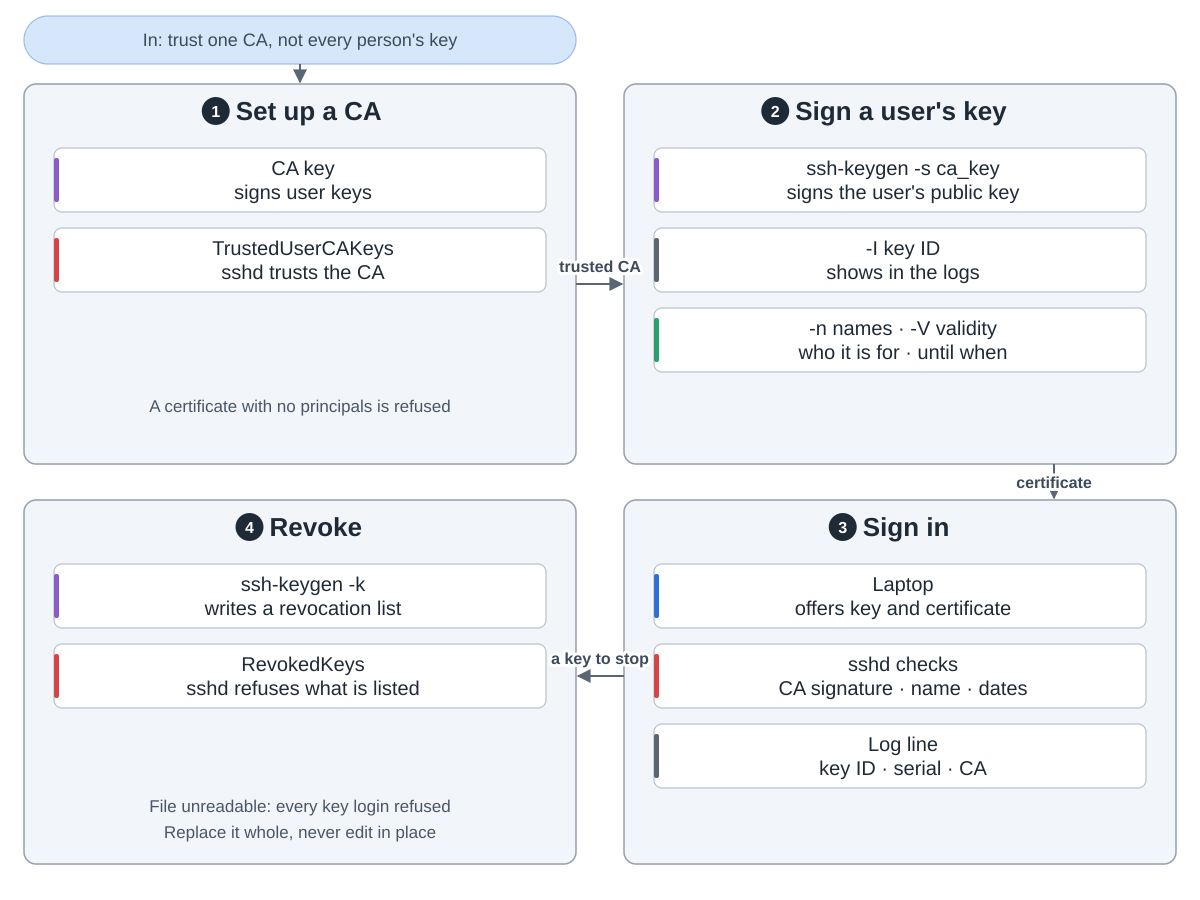

Reproduce this figure in Python.
"""SSH user certificates for a jump host: set up a CA, sign a user's key, sign in, revoke.
Snake order: 1 set up a CA (top left) -> 2 sign a key (top right) -> 3 sign in (bottom right)
-> 4 revoke (bottom left).
Drawn from openssh/openssh-portable at commit 6a46ea6 (ssh-keygen.1 CERTIFICATES, -s -I -n -V -k;
sshd_config.5 TrustedUserCAKeys, RevokedKeys; auth.c format_method_key).
Run: python3 certs.py"""
import sys
from pathlib import Path

sys.path.insert(0, str(Path(__file__).resolve().parents[2] / "tools"))
from archdiagram import Diagram, L, R, GW, T1, H1, T2, H2  # noqa: E402

d = Diagram("SSH certificates for a jump host",
            "In: many people and many servers; trust one certificate authority instead of copying each "
            "person's key around. "
            "1 Set up a CA: a CA key signs user keys; sshd's TrustedUserCAKeys lists the CA, so the server "
            "trusts the CA, not each key. A certificate with no principals is refused. "
            "2 Sign a user's key: ssh-keygen -s with the CA key signs the user's public key; -I sets a key ID "
            "that shows in the logs; -n names the principals, usually user names; -V sets when it is valid; without it the certificate never expires. "
            "3 Sign in: the laptop offers the key and its certificate; sshd checks the CA signature, the name "
            "and the dates; the log line names the key ID, serial and CA. "
            "4 Revoke: ssh-keygen -k writes a key revocation list; sshd's RevokedKeys refuses every key in "
            "it. If that file can't be read, all key logins are refused; replace it whole, never edit it in "
            "place.")

d.pill(L, 16, GW, 48, "In: trust one CA, not every person's key")
d.arrow(f"M{L + GW / 2} 64V{T1 - 2}")

d.group(L, T1, GW, H1, "Set up a CA", 1)
d.column(L, T1, [("CA key|signs user keys", "write"),
                 ("TrustedUserCAKeys|sshd trusts the CA", "review")])
d.notes(L, T1, H1, "A certificate with no principals is refused", "")

d.group(R, T1, GW, H1, "Sign a user's key", 2)
d.column(R, T1, [("ssh-keygen -s ca_key|signs the user's public key", "write"),
                 ("-I key ID|shows in the logs", "data"),
                 ("-n names · -V validity|who it is for · until when", "plan")])

d.group(R, T2, GW, H2, "Sign in", 3)
d.column(R, T2, [("Laptop|offers key and certificate", "coding"),
                 ("sshd checks|CA signature · name · dates", "review"),
                 ("Log line|key ID · serial · CA", "data")])

d.group(L, T2, GW, H2, "Revoke", 4)
d.column(L, T2, [("ssh-keygen -k|writes a revocation list", "write"),
                 ("RevokedKeys|sshd refuses what is listed", "review")])
d.notes(L, T2, H2, "File unreadable: every key login refused", "Replace it whole, never edit in place")

d.arrow(f"M{L + GW} {T1 + 200}H{R - 2}", label="trusted CA", at=(600, T1 + 188))
d.arrow(f"M{R + 430} {T1 + H1}V{T2 - 2}", label="certificate", at=(R + 430, T1 + H1 + 24))
d.arrow(f"M{R} {T2 + 176}H{L + GW + 2}", label="a key to stop", at=(600, T2 + 164))

d.save(Path(__file__).with_name("certs.svg"))
